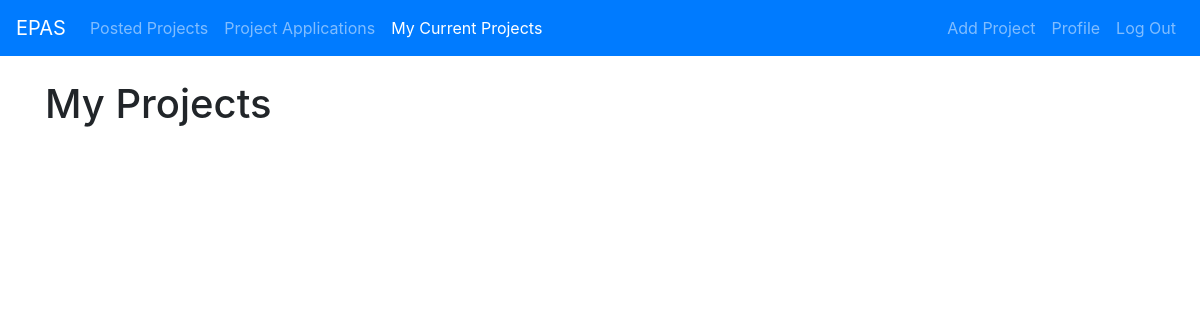
/profactiveprojects/ (signed in), run on an earlier commit of the app's database.
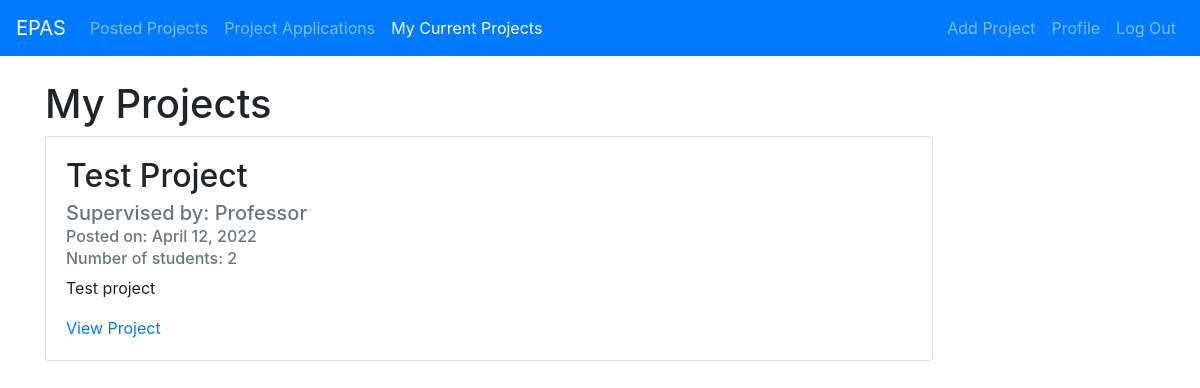
And on a later commit of the database.
### projectListing/models.py (models this page shows, shortened)
class Post(models.Model):
    title = models.CharField(max_length=100, verbose_name='Project name:')
    description = models.TextField(verbose_name='Project description:')
    date_posted = models.DateField(default=timezone.now)
    professor = models.ForeignKey(User, on_delete=models.CASCADE)
    desiredNumStudents = models.IntegerField(verbose_name='Ideal number of students')
    maxNumStudents = models.IntegerField(verbose_name='Max number of students:')
    minTermLength = models.IntegerField(verbose_name='Min number of months:')
    maxTermLength = models.IntegerField(verbose_name='Max number of months:')
    relatedProgram = models.CharField(max_length=100, verbose_name='Program:')
    course = models.CharField(max_length=100, default="null", verbose_name='Course:')
    active = models.BooleanField(default=False, verbose_name='Active')
    isApproved = models.BooleanField(default=False, verbose_name='Approve?')

### projectListing/views.py (the view)
# urls.py: path('profactiveprojects/', views.profmyactiveprojects, name='projectListing-prof_myactiveprojects'),
def profmyactiveprojects(request):
    context = {
        'postedProject': Post.objects.all()
    }
    return render(request, 'projectListing/prof_myactiveprojects.html', context)

### projectListing/templates/projectListing/prof_myactiveprojects.html
{% extends "projectListing/base.html" %}
{% block content %}
<br>
<h1>My Projects</h1>
    {% for post in postedProject %}
        {% if post.professor.username == request.user.username %}
        <div class="card" style="min-width: 80%; max-width: 80%; margin-bottom: 2rem;">
            <div class="card-body">
                <h2 class="card-title">{{ post.title }}</h2>
                <h5 class="card-subtitle mb-2 text-muted">Supervised by: Professor {{ post.professor.last_name }}</h3>
                <h6 class="card-subtitle mb-2 text-muted">Posted on: {{ post.date_posted }}</h3>
                <h6 class="card-subtitle mb-2 text-muted">Number of students: {{ post.desiredNumStudents}}</h3>
                <p class="card-text">{{ post.description }}</p>
                <a href="{% url 'post-detail' post.id %}" class="card-link">View Project</a>
            </div>
        </div>
        {% endif %}
    {% endfor %}
{% endblock content %}

What changed in the data, as far as the page shows it:
added Post: title "Test Project", date_posted "April 12, 2022", desiredNumStudents "2", description "Test project"
